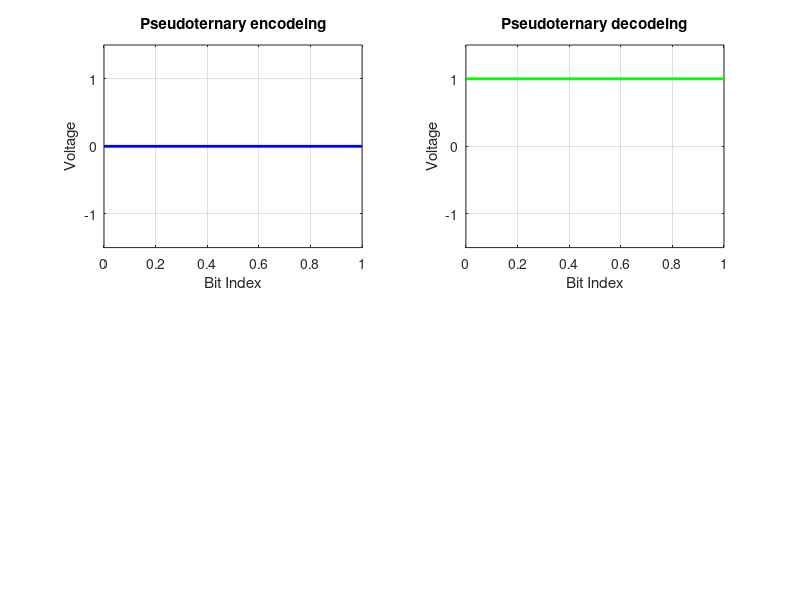

Source code (MATLAB):
clc;
clear;
close all;

bits=input('Enter Binary data(eg:[1 0 1 1 0 1]): ');
n=length(bits);

%empty array
pt=zeros(1,n);
pole=1;
%Encodeing
for i=1:n
    if bits(i)==0
        pt(i)=pole;
        pole=-pole;
    end

end
disp('Encoded Pseudoternary :');
disp(pt);
%Decoding
dpt=zeros(1,n);
for i=1:n
    if pt(i)==0
        dpt(i)=1;
    end
end
disp('Decoded Pseudoternary :');
disp(dpt);



figure; 
%Encode Figure
subplot(2,2,1);
stairs(0:n,[pt pt(end)],'LineWidth',2,'Color','blue');
ylim([-1.5 1.5]); 
yticks([-1 0 1]);
title('Pseudoternary encodeing'); 
xlabel('Bit Index'); 
ylabel('Voltage'); 
grid on;

%Decode Figure
subplot(2,2,2);
stairs(0:n,[dpt dpt(end)],'LineWidth',2,'Color','green');
ylim([-1.5 1.5]); 
yticks([-1 0 1]);
title('Pseudoternary decodeing'); 
xlabel('Bit Index'); 
ylabel('Voltage'); 
grid on;
